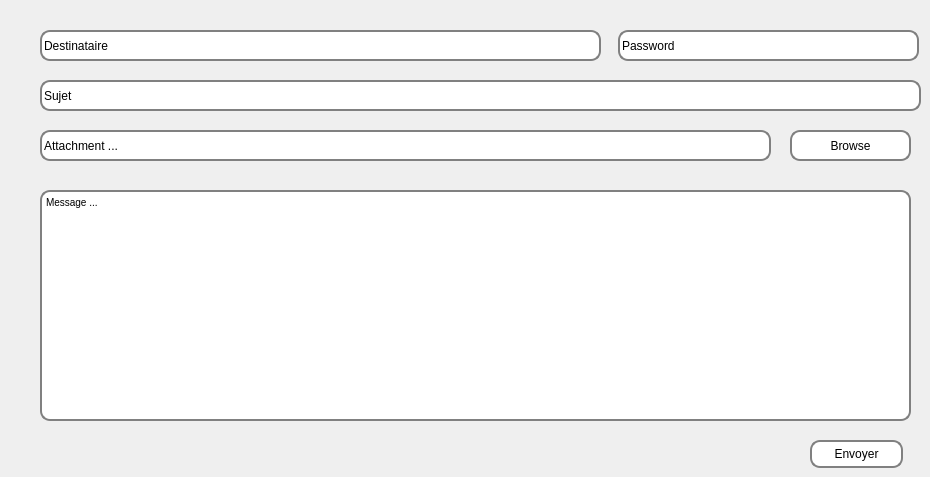
     <widget class="QWidget" name="supprimer">
      <attribute name="icon">
       <iconset resource="images.qrc">
        <normaloff>:/images/enveloppe.png</normaloff>:/images/enveloppe.png</iconset>
      </attribute>
      <attribute name="title">
       <string>e-mail</string>
      </attribute>
      <widget class="QLineEdit" name="rcpt">
       <property name="geometry">
        <rect>
         <x>40</x>
         <y>30</y>
         <width>561</width>
         <height>31</height>
        </rect>
       </property>
       <property name="styleSheet">
        <string notr="true">background-color: rgb(255, 255, 255);
border-radius: 10px;
border: 2px solid gray;</string>
       </property>
       <property name="text">
        <string>Destinataire</string>
       </property>
      </widget>
      <widget class="QLineEdit" name="mail_pass">
       <property name="geometry">
        <rect>
         <x>618</x>
         <y>30</y>
         <width>301</width>
         <height>31</height>
        </rect>
       </property>
       <property name="styleSheet">
        <string notr="true">background-color: rgb(255, 255, 255);
border-radius: 10px;
border: 2px solid gray;</string>
       </property>
       <property name="text">
        <string>Password</string>
       </property>
      </widget>
      <widget class="QLineEdit" name="subject">
       <property name="geometry">
        <rect>
         <x>40</x>
         <y>80</y>
         <width>881</width>
         <height>31</height>
        </rect>
       </property>
       <property name="styleSheet">
        <string notr="true">background-color: rgb(255, 255, 255);
border-radius: 10px;
border: 2px solid gray;</string>
       </property>
       <property name="text">
        <string>Sujet</string>
       </property>
       <property name="alignment">
        <set>Qt::AlignLeading|Qt::AlignLeft|Qt::AlignVCenter</set>
       </property>
      </widget>
      <widget class="QLineEdit" name="file">
       <property name="geometry">
        <rect>
         <x>40</x>
         <y>130</y>
         <width>731</width>
         <height>31</height>
        </rect>
       </property>
       <property name="styleSheet">
        <string notr="true">background-color: rgb(255, 255, 255);
border-radius: 10px;
border: 2px solid gray;</string>
       </property>
       <property name="text">
        <string>Attachment ...</string>
       </property>
      </widget>
      <widget class="QPushButton" name="browseBtn">
       <property name="geometry">
        <rect>
         <x>790</x>
         <y>130</y>
         <width>121</width>
         <height>31</height>
        </rect>
       </property>
       <property name="styleSheet">
        <string notr="true">background-color: rgb(255, 255, 255);
border-radius: 10px;
border: 2px solid gray;</string>
       </property>
       <property name="text">
        <string>Browse</string>
       </property>
       <property name="icon">
        <iconset resource="images.qrc">
         <normaloff>:/images/firefox-browser.png</normaloff>:/images/firefox-browser.png</iconset>
       </property>
      </widget>
      <widget class="QTextEdit" name="msg">
       <property name="geometry">
        <rect>
         <x>40</x>
         <y>190</y>
         <width>871</width>
         <height>231</height>
        </rect>
       </property>
       <property name="styleSheet">
        <string notr="true">background-color: rgb(255, 255, 255);
border-radius: 10px;
border: 2px solid gray;</string>
       </property>
       <property name="html">
        <string>&lt;!DOCTYPE HTML PUBLIC &quot;-//W3C//DTD HTML 4.0//EN&quot; &quot;http://www.w3.org/TR/REC-html40/strict.dtd&quot;&gt;
&lt;html&gt;&lt;head&gt;&lt;meta name=&quot;qrichtext&quot; content=&quot;1&quot; /&gt;&lt;style type=&quot;text/css&quot;&gt;
p, li { white-space: pre-wrap; }
&lt;/style&gt;&lt;/head&gt;&lt;body style=&quot; font-family:'MS Shell Dlg 2'; font-size:7.8pt; font-weight:400; font-style:normal;&quot;&gt;
&lt;p style=&quot; margin-top:0px; margin-bottom:0px; margin-left:0px; margin-right:0px; -qt-block-indent:0; text-indent:0px;&quot;&gt;&lt;span style=&quot; font-family:'MS Shell Dlg 2';&quot;&gt;Message ...&lt;/span&gt;&lt;/p&gt;&lt;/body&gt;&lt;/html&gt;</string>
       </property>
      </widget>
      <widget class="QPushButton" name="sendBtn">
       <property name="geometry">
        <rect>
         <x>810</x>
         <y>440</y>
         <width>93</width>
         <height>28</height>
        </rect>
       </property>
       <property name="styleSheet">
        <string notr="true">background-color: rgb(255, 255, 255);
border-radius: 10px;
border: 2px solid gray;</string>
       </property>
       <property name="text">
        <string>Envoyer</string>
       </property>
       <property name="icon">
        <iconset resource="images.qrc">
         <normaloff>:/images/avion-en-papier.png</normaloff>:/images/avion-en-papier.png</iconset>
       </property>
      </widget>
     </widget>
